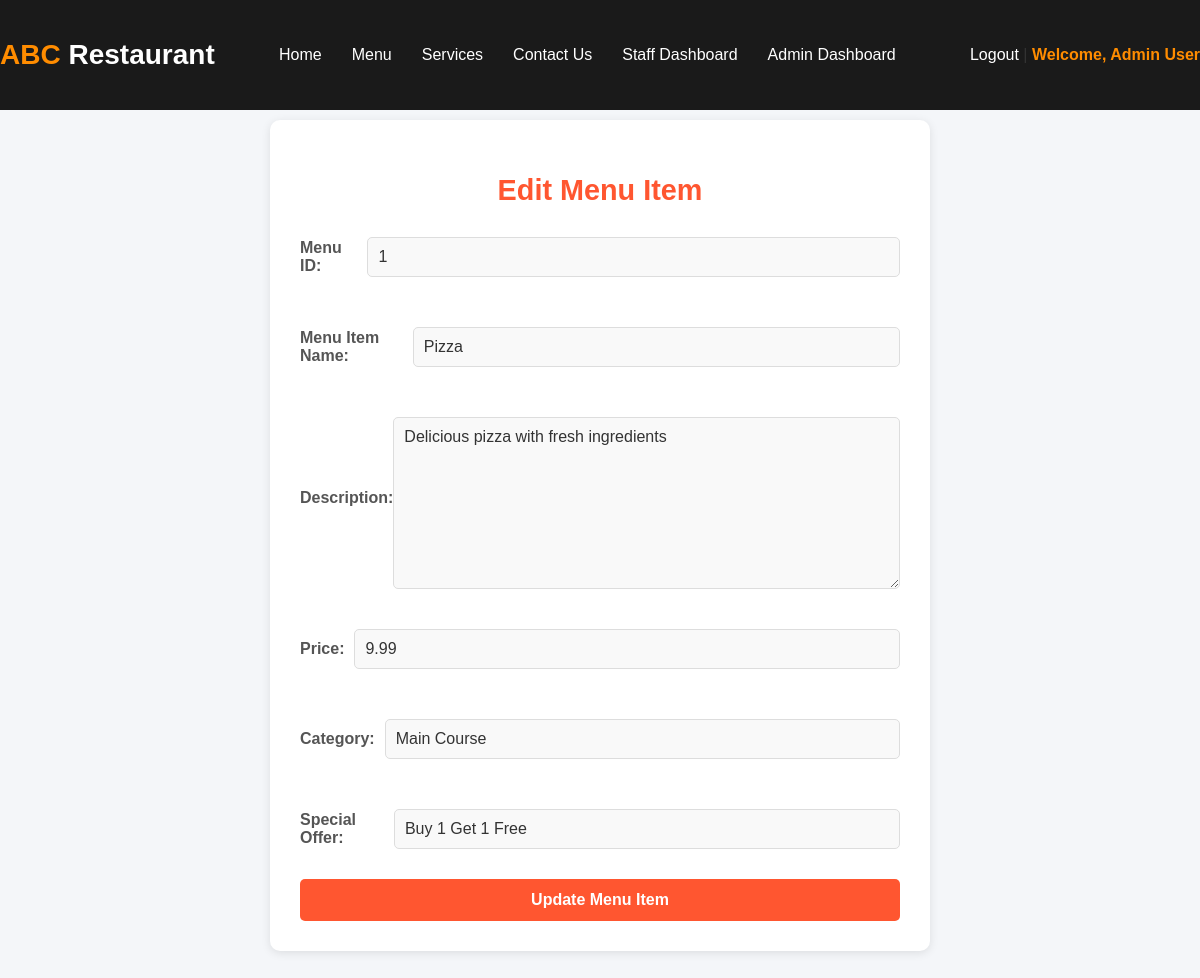
The page /edit_menu.php?id=1 (signed in) on the database its author committed.
### tables this page shows
CREATE TABLE `menu` (
  `menu_id` int(11) NOT NULL AUTO_INCREMENT,
  `name` varchar(255) NOT NULL,
  `description` text NOT NULL,
  `price` decimal(10,2) NOT NULL,
  `category` varchar(255) NOT NULL,
  `special_offer` varchar(255) DEFAULT NULL,
  PRIMARY KEY (`menu_id`)
);

### edit_menu.php (the view, shortened to what this page needs)
<?php
$db = Database::getInstance();
$conn = $db->getConnection();
if (isset($_GET['id'])) {
    $menu_id = $_GET['id'];
    $result = $conn->query("SELECT * FROM menu WHERE menu_id = $menu_id");
    $menu_item = $result->fetch_assoc();
} else {
    header("Location: admin_dashboard.php");
}
?>
<!DOCTYPE html>
<html lang="en">
<head>
    <link rel="stylesheet" href="styles.css">
</head>
<body>
    <header>
        <?php include 'navbar.php'; ?>
    </header>
    <section class="edit-section">
        <h2>Edit Menu Item</h2>
        <form action="edit_menu.php?id=<?php echo $menu_id; ?>" method="post">
            <div class="input-group">
                <label for="menu_id">Menu ID:</label>
                <input type="text" id="menu_id" name="menu_id" value="<?php echo htmlspecialchars($menu_item['menu_id']); ?>" disabled>
            </div>
            <div class="input-group">
                <label for="name">Menu Item Name:</label>
                <input type="text" id="name" name="name" value="<?php echo htmlspecialchars($menu_item['name']); ?>" required>
            </div>
            <div class="input-group">
                <label for="description">Description:</label>
                <textarea id="description" name="description" required><?php echo htmlspecialchars($menu_item['description']); ?></textarea>
            </div>
            <div class="input-group">
                <label for="price">Price:</label>
                <input type="text" id="price" name="price" value="<?php echo htmlspecialchars($menu_item['price']); ?>" required>
            </div>
            <div class="input-group">
                <label for="category">Category:</label>
                <input type="text" id="category" name="category" value="<?php echo htmlspecialchars($menu_item['category']); ?>" required>
            </div>
            <div class="input-group">
                <label for="special_offer">Special Offer:</label>
                <input type="text" id="special_offer" name="special_offer" value="<?php echo htmlspecialchars($menu_item['special_offer']); ?>">
            </div>
            <button type="submit">Update Menu Item</button>
        </form>
    </section>
</body>
</html>

### styles.css (style rules this page uses)
body { font-family: 'Segoe UI', Tahoma, Geneva, Verdana, sans-serif; margin: 0; padding: 0; background-color: #f4f4f4; color: #333; }
header { background-color: #1a1a1a; padding: 20px 0; text-align: center; position: fixed; width: 100%; top: 0; z-index: 1000; }
.input-group { margin-bottom: 8px; display: flex; align-items: center; }
.input-group input, .input-group select { width: 100%; padding: 8px; border: 1px solid #ccc; border-radius: 4px; }
.input-group input[type="text"], .input-group input[type="password"], .input-group input[type="email"], .input-group input[type="phone"] { margin-left: 10px; font-size: 16px; }
input[type="text"], input[type="password"], input[type="email"], input[type="phone"], select { margin-bottom: 10px; }
.input-group { margin-bottom: 15px; }
.input-group textarea { width: 100%; padding: 10px; border: 1px solid #ccc; border-radius: 5px; font-size: 16px; font-family: 'Poppins', sans-serif; }
.input-group { margin-bottom: 20px; text-align: left; }
.input-group label { display: block; font-size: 16px; margin-bottom: 5px; color: #ffc107; }
.input-group input, .input-group select { width: 96%; padding: 10px; border-radius: 5px; border: none; background-color: #495057; color: #fff; }
.input-group { margin-bottom: 20px; position: relative; margin-top: 40px; }
.input-group:first-child { margin-top: 0; }
.input-group label { display: block; font-size: 16px; margin-bottom: 5px; }
.input-group input, .input-group textarea { width: 100%; padding: 10px; border-radius: 5px; border: 1px solid #ccc; background-color: #f8f9fa; color: black; }
.input-group textarea { resize: vertical; height: 100px; }

### edit_menu.php (style rules this page uses)
body { font-family: 'Poppins', sans-serif; background-color: #f4f6f9; margin: 0; padding: 0; color: #333; }
.edit-section { background-color: #ffffff; border-radius: 10px; max-width: 600px; margin: 50px auto; margin-top: 10%; padding: 30px; box-shadow: 0 2px 10px rgba(0, 0, 0, 0.1); }
.edit-section h2 { text-align: center; margin-bottom: 30px; color: #ff5630; font-size: 1.8rem; }
.input-group { margin-bottom: 20px; }
.input-group label { display: block; font-weight: bold; margin-bottom: 10px; color: #555; }
.input-group input[type="text"], .input-group textarea { width: 100%; padding: 10px; border: 1px solid #ddd; border-radius: 5px; font-size: 1rem; color: #333; background-color: #f9f9f9; transition: border-color 0.3s ease; }
.input-group textarea { resize: vertical; min-height: 150px; }
button[type="submit"] { width: 100%; padding: 12px 20px; background-color: #ff5630; color: #fff; font-size: 1rem; font-weight: bold; border: none; border-radius: 5px; cursor: pointer; transition: background-color 0.3s ease; }

### rows shown on the page
menu: menu_id "1", name "Pizza", description "Delicious pizza with fresh ingredients", price "9.99", category "Main Course", special_offer "Buy 1 Get 1 Free"

### other values the page prints
$_SESSION['name'] "Admin User"
